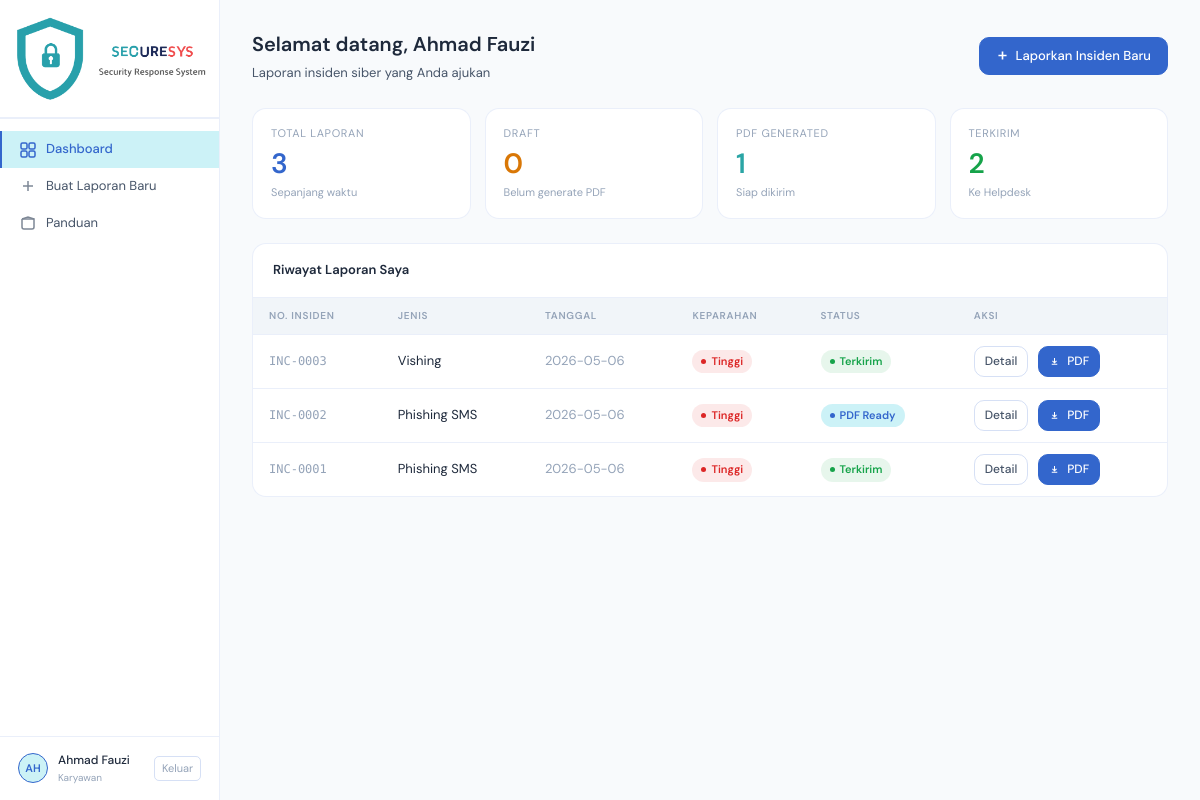
The page /dashboard (signed in) on the database its author committed.
### app.py (models this page shows)
class LaporanInsiden(db.Model):
    id = db.Column(db.Integer, primary_key=True)
    nomor_insiden = db.Column(db.String(20), unique=True, nullable=False)
    jenis_insiden = db.Column(db.String(50), nullable=False)
    tanggal = db.Column(db.String(20), nullable=False)
    jam = db.Column(db.String(10), nullable=False)
    lokasi = db.Column(db.String(100), nullable=False)
    tim_csirt = db.Column(db.String(100))
    sistem_terdampak = db.Column(db.String(200))
    tingkat_keparahan = db.Column(db.String(20), nullable=False)
    deskripsi_kejadian = db.Column(db.Text, nullable=False)
    ringkasan_insiden = db.Column(db.Text)
    kronologi = db.Column(db.Text)
    dampak = db.Column(db.Text)
    tindakan_awal = db.Column(db.Text)
    akar_masalah = db.Column(db.Text)
    ioc_hash = db.Column(db.String(200))
    ioc_ip_domain = db.Column(db.String(200))
    ioc_port_media = db.Column(db.String(200))
    analisis_teknis = db.Column(db.Text)
    aksi_soc = db.Column(db.Text)
    aksi_ir = db.Column(db.Text)
    pemulihan = db.Column(db.Text)
    rekomendasi = db.Column(db.Text)
    status = db.Column(db.String(20), default='Draft')
    pdf_filename = db.Column(db.String(200))
    pelapor_id = db.Column(db.Integer, db.ForeignKey('user.id'), nullable=False)
    created_at = db.Column(db.DateTime, default=datetime.utcnow)
    updated_at = db.Column(db.DateTime, default=datetime.utcnow, onupdate=datetime.utcnow)

### app.py (the view)
@app.route('/dashboard')
@login_required
def user_dashboard():
    laporan_list = LaporanInsiden.query.filter_by(
        pelapor_id=session['user_id']
    ).order_by(LaporanInsiden.created_at.desc()).all()
    return render_template('user_dashboard.html', laporan_list=laporan_list)

### app.py (called while the page is built)
def login_required(f):
    @wraps(f)
    def decorated(*args, **kwargs):
        if 'user_id' not in session:
            flash('Silakan login terlebih dahulu.', 'warning')
            return redirect(url_for('login'))
        return f(*args, **kwargs)
    return decorated

### templates/user_dashboard.html (shortened to what this page needs)
{% extends 'base.html' %}
{% block content %}
<div class="page-header fade-up">
  <div class="flex-between">
    <div>
      <div class="page-title">Selamat datang, {{ session.nama }}</div>
      <div class="page-subtitle">Laporan insiden siber yang Anda ajukan</div>
    </div>
    <a href="{{ url_for('laporkan_step1') }}" class="btn btn-primary">
      <svg width="13" height="13" viewBox="0 0 16 16" fill="none" stroke="currentColor" stroke-width="2"><path d="M8 3v10M3 8h10"/></svg>
      Laporkan Insiden Baru
    </a>
  </div>
</div>
{% set total = laporan_list|length %}
{% set draft = laporan_list|selectattr('status','eq','Draft')|list|length %}
{% set pdf_gen = laporan_list|selectattr('status','eq','PDF Generated')|list|length %}
{% set terkirim = laporan_list|selectattr('status','eq','Terkirim')|list|length %}
<div class="stats-grid fade-up fade-up-1" style="grid-template-columns:repeat(4,1fr)">
  <div class="stat-card">
    <div class="stat-label">Total Laporan</div>
    <div class="stat-value blue">{{ total }}</div>
    <div class="stat-delta">Sepanjang waktu</div>
  </div>
  <div class="stat-card">
    <div class="stat-label">Draft</div>
    <div class="stat-value amber">{{ draft }}</div>
    <div class="stat-delta">Belum generate PDF</div>
  </div>
  <div class="stat-card">
    <div class="stat-label">PDF Generated</div>
    <div class="stat-value teal">{{ pdf_gen }}</div>
    <div class="stat-delta">Siap dikirim</div>
  </div>
  <div class="stat-card">
    <div class="stat-label">Terkirim</div>
    <div class="stat-value green">{{ terkirim }}</div>
    <div class="stat-delta">Ke Helpdesk</div>
  </div>
</div>
<div class="table-card fade-up fade-up-2">
  <div class="table-header">
    <span class="table-title">Riwayat Laporan Saya</span>
  </div>
  {% if laporan_list %}
  <table>
    <thead>
      <tr>
        <th>No. Insiden</th>
        <th>Jenis</th>
        <th>Tanggal</th>
        <th>Keparahan</th>
        <th>Status</th>
        <th>Aksi</th>
      </tr>
    </thead>
    <tbody>
    {% for lap in laporan_list %}
    <tr>
      <td class="id-cell">{{ lap.nomor_insiden }}</td>
      <td>{{ lap.jenis_insiden }}</td>
      <td style="color:var(--text3)">{{ lap.tanggal }}</td>
      <td>
        {% if lap.tingkat_keparahan == 'Tinggi' %}<span class="badge red"><span class="badge-dot"></span>Tinggi</span>
        {% elif lap.tingkat_keparahan == 'Sedang' %}<span class="badge amber"><span class="badge-dot"></span>Sedang</span>
        {% else %}<span class="badge green"><span class="badge-dot"></span>Rendah</span>{% endif %}
      </td>
      <td>
        {% if lap.status == 'Draft' %}<span class="badge gray"><span class="badge-dot"></span>Draft</span>
        {% elif lap.status == 'PDF Generated' %}<span class="badge blue"><span class="badge-dot"></span>PDF Ready</span>
        {% elif lap.status == 'Terkirim' %}<span class="badge green"><span class="badge-dot"></span>Terkirim</span>
        {% else %}<span class="badge gray"><span class="badge-dot"></span>{{ lap.status }}</span>{% endif %}
      </td>
      <td>
        <div class="flex-gap">
          <a href="{{ url_for('user_detail', id=lap.id) }}" class="btn btn-ghost btn-sm">Detail</a>
          {% if lap.pdf_filename %}
          <a href="{{ url_for('download_pdf', id=lap.id) }}" class="btn btn-sm btn-primary" title="Download PDF">
            <svg width="11" height="11" viewBox="0 0 16 16" fill="none" stroke="currentColor" stroke-width="1.5"><path d="M4 12h8M8 3v7M5 7l3 3 3-3"/></svg>
            PDF
          </a>
          {% endif %}
        </div>
      </td>
    </tr>
    {% endfor %}
    </tbody>
  </table>
  {% endif %}
</div>
{% endblock %}

### templates/base.html (style rules this page uses)
*, *::before, *::after { box-sizing: border-box; margin: 0; padding: 0; }
:root { --bg: #f8fafc; --bg2: #ffffff; --bg3: #f1f5f9; --border: rgba(51,102,204,0.1); --border2: rgba(51,102,204,0.2); --text: #1e293b; --text2: #475569; --text3: #94a3b8; --accent: #3366cc; --accent2: #2952a3; --red: #dc2626; --red-bg: rgba(220,38,38,0.1); --amber: #d97706; --amber-bg: rgba(217,119,6,0.1); --green: #16a34a; --green-bg: rgba(22,163,74,0.1); --blue-bg: rgba(0, 188, 212, 0.2); --teal: #2AA5A5; --teal-bg: rgba(42,165,165,0.1); --radius: 10px; --radius-lg:14px; --sidebar: 220px; --font: 'DM Sans', sans-serif; --mono: 'DM Mono', monospace; --trans: 0.18s ease; }
html, body { height: 100%; }
body { font-family: var(--font); background: var(--bg); color: var(--text); font-size: 14px; line-height: 1.6; }
.page-header { margin-bottom: 24px; }
.page-title { font-size: 20px; font-weight: 600; color: var(--text); }
.page-subtitle { font-size: 13px; color: var(--text2); margin-top: 3px; }
.stats-grid { display: grid; grid-template-columns: repeat(4, 1fr); gap: 14px; margin-bottom: 24px; }
.stat-card { background: var(--bg2); border: 1px solid var(--border); border-radius: var(--radius-lg); padding: 16px 18px; transition: border-color var(--trans); }
.stat-label { font-size: 11px; color: var(--text3); text-transform: uppercase; letter-spacing: 0.06em; margin-bottom: 8px; }
.stat-value { font-size: 28px; font-weight: 600; line-height: 1; }
.stat-delta { font-size: 11px; color: var(--text3); margin-top: 6px; }
.stat-value.amber { color: var(--amber); }
.stat-value.green { color: var(--green); }
.stat-value.blue { color: var(--accent); }
.stat-value.teal { color: var(--teal); }
.table-card { background: var(--bg2); border: 1px solid var(--border); border-radius: var(--radius-lg); overflow: hidden; margin-bottom: 20px; }
.table-header { display: flex; justify-content: space-between; align-items: center; padding: 16px 20px; border-bottom: 1px solid var(--border); }
.table-title { font-size: 13px; font-weight: 600; color: var(--text); }
table { width: 100%; border-collapse: collapse; }
th { text-align: left; padding: 10px 16px; font-size: 10px; font-weight: 600; color: var(--text3); text-transform: uppercase; letter-spacing: 0.07em; border-bottom: 1px solid var(--border); background: var(--bg3); }
td { padding: 11px 16px; border-bottom: 1px solid var(--border); font-size: 13px; vertical-align: middle; }
tr:last-child td { border-bottom: none; }
.id-cell { font-family: var(--mono); font-size: 12px; color: var(--text3); }
.badge { display: inline-flex; align-items: center; gap: 5px; font-size: 11px; font-weight: 600; padding: 3px 9px; border-radius: 20px; white-space: nowrap; }
.badge-dot { width: 5px; height: 5px; border-radius: 50%; flex-shrink: 0; }
.badge.red { background: var(--red-bg); color: var(--red); }
.badge.green { background: var(--green-bg); color: var(--green); }
.badge.blue { background: var(--blue-bg); color: var(--accent); }
.badge.red .badge-dot { background: var(--red); }
.badge.green .badge-dot { background: var(--green); }
.badge.blue .badge-dot { background: var(--accent); }
.btn { display: inline-flex; align-items: center; gap: 7px; padding: 8px 16px; border-radius: var(--radius); font-size: 13px; font-weight: 500; border: 1px solid var(--border2); cursor: pointer; text-decoration: none; transition: all var(--trans); font-family: var(--font); }
.btn-primary { background: var(--accent); color: #fff; border-color: var(--accent); }
.btn-ghost { background: transparent; color: var(--text2); }
.btn-sm { padding: 5px 10px; font-size: 12px; }
.flex-between { display: flex; justify-content: space-between; align-items: center; }
.flex-gap { display: flex; align-items: center; gap: 10px; }
.fade-up { animation: fadeUp 0.3s ease forwards; }
.fade-up-1 { animation-delay: 0.05s; opacity: 0; }
.fade-up-2 { animation-delay: 0.1s; opacity: 0; }

### rows shown on the page
LaporanInsiden: nomor_insiden "INC-0003", jenis_insiden "Vishing", tanggal "2026-05-06", tingkat_keparahan "Tinggi" (drawn), status "Terkirim" (drawn)
LaporanInsiden: nomor_insiden "INC-0002", jenis_insiden "Phishing SMS", tanggal "2026-05-06", tingkat_keparahan "Tinggi" (drawn), status "PDF Generated" (drawn)
LaporanInsiden: nomor_insiden "INC-0001", jenis_insiden "Phishing SMS", tanggal "2026-05-06", tingkat_keparahan "Tinggi" (drawn), status "Terkirim" (drawn)

### other values the page prints
{{ session.nama[:2]|upper if session.nama else 'U' }} "AH"
{{ session.nama }} "Ahmad Fauzi"
{{ total }} "3"
{{ draft }} "0"
{{ pdf_gen }} "1"
{{ terkirim }} "2"
